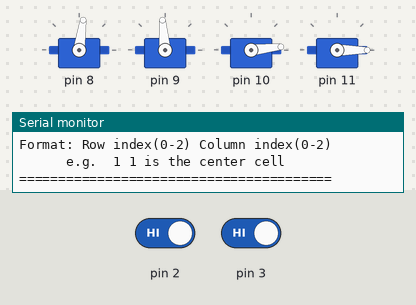
A sketch run on a simulated Arduino Uno, built with avr-gcc and run on an emulated ATmega328P. Parts: 4 × servo, the last lines printed to the serial monitor. The test bench sets the inputs (shaded band); at power-on: pin 2 HIGH, pin 3 HIGH.

Above: at 2.7 s.
2.8 s: pin 2 driven LOW and pin 3 driven LOW
At 11.0 s:
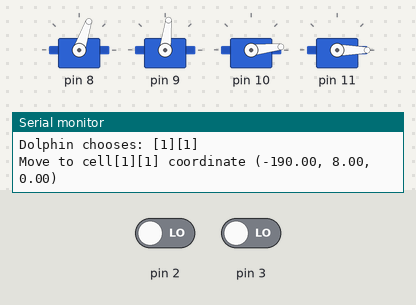
At 20.6 s:
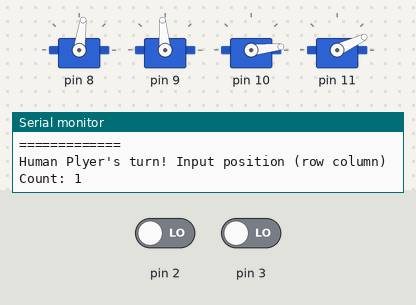
Timing chart, 0 to 20.8 s (numbered marks = the images above; inputs shaded):
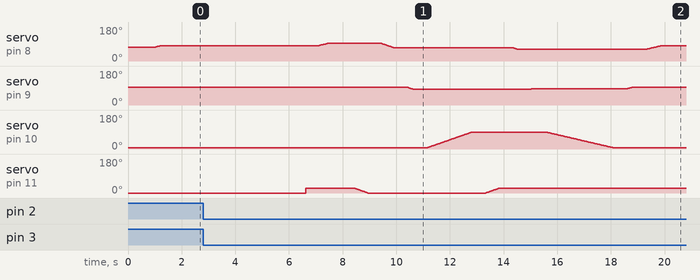

Measured:
- after the input at 2.8 s, servo on pin 10: rises from 6° to 90° in 1.7 s, then falls to 6° in 5.3 s

The sketch:

tic-tac-toe.ino
```cpp
#include <Servo.h>

// Parameters
struct BoardConfig {
    float centerX = -190.0;
    float centerY = 0.0; // Vertical
    float centerZ = 0.0;

    float homeX = -220.0;
    float homeY = -24.0;
    float homeZ = -140.0;

    float cellSpacing = 40.0; // Side length of cells

    float moveHeight = 20.0;
    float hoverHeight = -8.0;

    unsigned int dwellTime = 2000;
} boardConfig;

class SmartServo {
  private:
    Servo _servo;
    int _currentAngle;
    int _minAngle;
    int _maxAngle;
    int _pin;

  public:
    SmartServo(int minAngle = 0, int maxAngle = 180): _minAngle(minAngle), _maxAngle(maxAngle), _currentAngle(minAngle) {}

    void begin(int pin, int initialAngle = -1) {
      _pin = pin;
      _servo.attach(_pin);
      writeAngle(initialAngle < 0 ? _currentAngle : initialAngle);
    }

    void writeAngle(int angle) {
      _currentAngle = constrain(angle, _minAngle, _maxAngle);
      //_servo.write(_currentAngle);
      _servo.write(map(_currentAngle, 0, 180, 544, 2400));
    }

    void writeAngleSmooth(int targetAngle, int stepDelay = 20) {
      targetAngle = constrain(targetAngle, _minAngle, _maxAngle);
      int step = (targetAngle > _currentAngle) ? 1 : -1;

      while (_currentAngle != targetAngle) {
        _currentAngle += step;
        //_servo.write(_currentAngle);
        _servo.write(map(_currentAngle, 0, 180, 544, 2400));
        delay(stepDelay);
      }
    }

    void increment(int amount) {
      writeAngle(_currentAngle + amount);
    }

    int getLastAngle() {
      return _currentAngle;
    }
};

// Controls one joystick and one button
class controller {
  private:
    int _XPin, _YPin, _buttonPin;
  public:
    unsigned long startTime;
    bool state;
    controller(int XPin, int YPin, int buttonPin)
        : _XPin(XPin), _YPin(YPin), _buttonPin(buttonPin), startTime(0), state(false) {}

    void begin() {
      pinMode(_buttonPin, INPUT_PULLUP);
    }

    int getX() {
      return abs(512 - analogRead(_XPin)) < 40 ? 512 : analogRead(_XPin);
    }
    int getY() {
      return abs(512 - analogRead(_YPin)) < 40 ? 512 : analogRead(_YPin);
    }
    bool refresh() {
      state = (digitalRead(_buttonPin) == 0);
      return state;
    }
};

class TicTacToe {
private:
    char board[3][3];  // ' ' empty, 'X' Dolphin, 'O' Human

public:
    TicTacToe() {
        reset();
    }

    void reset() {
        for (int i = 0; i < 3; i++)
            for (int j = 0; j < 3; j++)
                board[i][j] = ' ';
    }

    void printBoard() {
        Serial.println("=============");
        for (int i = 0; i < 3; i++) {
            Serial.print("| ");
            for (int j = 0; j < 3; j++) {
                Serial.print(board[i][j]);
                Serial.print(" | ");
            }
            Serial.println();
            Serial.println("=============");
        }
    }

    bool makeMove(int row, int col, char player) {
        if (row < 0 || row > 2 || col < 0 || col > 2 || board[row][col] != ' ') {
            return false;
        }
        board[row][col] = player;
        return true;
    }

    bool isFull() {
        for (int i = 0; i < 3; i++)
            for (int j = 0; j < 3; j++)
                if (board[i][j] == ' ') return false;
        return true;
    }

    char checkWinner() {
        // Rows
        for (int i = 0; i < 3; i++) {
            if (board[i][0] != ' ' && board[i][0] == board[i][1] && board[i][1] == board[i][2])
                return board[i][0];
        }

        // Columns
        for (int j = 0; j < 3; j++) {
            if (board[0][j] != ' ' && board[0][j] == board[1][j] && board[1][j] == board[2][j])
                return board[0][j];
        }

        // Diagonals
        if (board[0][0] != ' ' && board[0][0] == board[1][1] && board[1][1] == board[2][2])
            return board[0][0];
        if (board[0][2] != ' ' && board[0][2] == board[1][1] && board[1][1] == board[2][0])
            return board[0][2];

        return ' ';
    }

    // Computer strategy
    void getBestMove(int &row, int &col) {
        // 1. Directly win
        for (int i = 0; i < 3; i++) {
            for (int j = 0; j < 3; j++) {
                if (board[i][j] == ' ') {
                    board[i][j] = 'X';
                    if (checkWinner() == 'X') {
                        board[i][j] = ' ';
                        row = i; col = j;
                        return;
                    }
                    board[i][j] = ' ';
                }
            }
        }

        // 2. Stop human from winning
        for (int i = 0; i < 3; i++) {
            for (int j = 0; j < 3; j++) {
                if (board[i][j] == ' ') {
                    board[i][j] = 'O';
                    if (checkWinner() == 'O') {
                        board[i][j] = ' ';
                        row = i; col = j;
                        return;
                    }
                    board[i][j] = ' ';
                }
            }
        }

        // 3. Center
        if (board[1][1] == ' ') {
            row = 1; col = 1;
            return;
        }

        // 4. Corners
        int corners[4][2] = {{0,0}, {0,2}, {2,0}, {2,2}};
        for (int i = 0; i < 4; i++) {
            if (board[corners[i][0]][corners[i][1]] == ' ') {
                row = corners[i][0]; col = corners[i][1];
                return;
            }
        }

        // 5. Sides
        int edges[4][2] = {{0,1}, {1,0}, {1,2}, {2,1}};
        for (int i = 0; i < 4; i++) {
            if (board[edges[i][0]][edges[i][1]] == ' ') {
                row = edges[i][0]; col = edges[i][1];
                return;
            }
        }

        // 6. Arbitrary move
        for (int i = 0; i < 3; i++) {
            for (int j = 0; j < 3; j++) {
                if (board[i][j] == ' ') {
                    row = i; col = j;
                    return;
                }
            }
        }
    }
};

class ArmController {
private:
    SmartServo &left, &right, &horizontal, &claw;

public:
    ArmController(SmartServo &l, SmartServo &r, SmartServo &h, SmartServo &c)
        : left(l), right(r), horizontal(h), claw(c) {}

    // Kinematics (From Feishu document)
    float angle_horizontal;
    float angle_left;
    float angle_right;

    float square(float n) {
        return n * n;
    }

    float sgn(float num) {
        if (num > 0) return 1.0;
        else if (num < 0) return -1.0;
        else return 0.0;
    }

    void inverseOperation(float x, float y, float z) {
        angle_horizontal = -degrees(atan(z / x)) * (72.0 / 28.0) + 90.0;

        float temp1 = degrees(atan((y - 65.5) / (-sgn(x) * sqrt(x * x + z * z) - 7.0 - 60.0)));
        float temp2 = degrees(acos((135.0 * 135.0 + square(-sgn(x) * sqrt(x * x + z * z) - 7.0 - 60.0) + square(y - 65.5) - 145.0 * 145.0) / (2.0 * 135.0 * sqrt(square(-sgn(x) * sqrt(x * x + z * z) - 7.0 - 60.0) + square(y - 65.5)))));
        angle_left = 180.0 - 69.0 - temp2 - temp1;

        float temp3 = degrees(acos((145.0 * 145.0 + 135.0 * 135.0 - square(-sgn(x) * sqrt(x * x + z * z) - 67.0) - square(y - 65.5)) / (2.0 * 145.0 * 135.0)));
        angle_right = 180.0 - (83.5 + (180.0 - 69.0 - temp2 - temp1) - temp3);
    }

    // Move to designated coordinates
    void moveTo(float x, float y, float z, int stepDelay = 20) {
        inverseOperation(x, y, z);

        left.writeAngleSmooth(constrain(angle_left, 0, 170), stepDelay);
        delay(500);
        right.writeAngleSmooth(constrain(angle_right, 0, 95), stepDelay);
        delay(500);
        horizontal.writeAngleSmooth(constrain(angle_horizontal, 0, 180), stepDelay);
    }

    // Move to designated cell
    void moveToCell(int row, int col, float height) {
        float x = boardConfig.centerX + (1 - row) * boardConfig.cellSpacing * 1.1;
        float y = boardConfig.centerY - height;
        float z = boardConfig.centerZ - (1 - col) * boardConfig.cellSpacing;

        Serial.print("Move to cell[");
        Serial.print(row);
        Serial.print("][");
        Serial.print(col);
        Serial.print("] coordinate (");
        Serial.print(x);
        Serial.print(", ");
        Serial.print(y);
        Serial.print(", ");
        Serial.print(z);
        Serial.println(")");

        moveTo(x, y, z);
    }

    void performMove(int row, int col) {
        // 在起点夹取棋子
        claw.writeAngle(25);
        delay(500);
        moveTo(boardConfig.homeX, boardConfig.homeY, boardConfig.homeZ, 30);
        claw.writeAngleSmooth(0);
        delay(500);

        // 移动到悬停位置
        moveToCell(row, col, boardConfig.hoverHeight);
        delay(500);

        // 在棋盘高度落子
        // moveToCell(row, col, boardConfig.moveHeight);
        // delay(500);
        claw.writeAngleSmooth(25);
        delay(500);

        // 抬起
        moveToCell(row, col, boardConfig.hoverHeight - 15);
        moveBack(boardConfig.homeX, boardConfig.homeY + 30, boardConfig.homeZ, 30);
    }

    void moveBack(float x, float y, float z, int stepDelay = 20) {
        inverseOperation(x, y, z);

        horizontal.writeAngleSmooth(constrain(angle_horizontal, 0, 180), stepDelay);
        delay(500);
        right.writeAngleSmooth(constrain(angle_right, 0, 95), stepDelay);
        delay(500);
        left.writeAngleSmooth(constrain(angle_left, 0, 170), stepDelay);
    }
};

SmartServo left(0, 170), right(0, 95), horizontal(0, 180), claw(0, 25);
controller joystick1(A0, A1, 2), joystick2(A2, A3, 3);
ArmController arm(left, right, horizontal, claw);
TicTacToe game;

enum GameState {
    IDLE,
    GAME_RUNNING,
    GAME_OVER
};
GameState currentState = IDLE;

void setup() {
    Serial.begin(9600);

    left.begin(8, 73);
    right.begin(9, 111);
    horizontal.begin(10, 6);
    claw.begin(11, 0);

    joystick1.begin();
    joystick2.begin();

    arm.moveBack(boardConfig.homeX, boardConfig.homeY + 30, boardConfig.homeZ, 30);;

    Serial.println("========================================");
    Serial.println("        Dolphin Tic-Tac-Toe Game        ");
    Serial.println("========================================");
    Serial.println(" Long press 2 buttons together to start ");
    Serial.println(" Long press 2 buttons to force end game ");
    Serial.println(" Human player inputs via serial monitor ");
    Serial.println("Format: Row index(0-2) Column index(0-2)");
    Serial.println("      e.g.  1 1 is the center cell      ");
    Serial.println("========================================");
}

void loop() {
    static const int gestureDuration = 1500;
    static const int syncWindow = 200;
    static bool gestureRecognized = false;
    static unsigned long now = 0;

    now = millis();

    // if (currentState != GAME_RUNNING) {
    //     left.increment(map(joystick1.getX(), 0, 1023, -4, 4));
    //     right.increment(map(joystick1.getY(), 0, 1023, -4, 4));
    //     horizontal.increment(map(joystick2.getX(), 0, 1023, -4, 4));
    //     claw.increment(map(joystick2.getY(), 0, 1023, -8, 8));
    // }

    if (joystick1.refresh() && joystick1.startTime <= 0) {
        joystick1.startTime = now;
    } else if (!joystick1.state) {
        joystick1.startTime = 0;
    }
    if (joystick2.refresh() && joystick2.startTime <= 0) {
        joystick2.startTime = now;
    } else if (!joystick2.state) {
        joystick2.startTime = 0;
    }

    if (!joystick1.state && !joystick2.state) {
        gestureRecognized = false;
    }

    if (!gestureRecognized) {
        now = millis();
        if (joystick1.state && joystick2.state &&
            (now - joystick1.startTime >= gestureDuration) &&
            (now - joystick2.startTime >= gestureDuration)) {
            gestureRecognized = true;

            if (currentState != GAME_RUNNING) {
                Serial.println("\n========================================");
                Serial.println("              Game starts!              ");
                Serial.println("========================================");
                startGame();
            } /*else if (currentState == GAME_RUNNING) {
                Serial.println("\n========================================");
                Serial.println("           Game force ended !           ");
                Serial.println("========================================");
                endGame();
            }*/
        }
    }

    // if (currentState == GAME_RUNNING) {
    //     processHumanInput();
    // }

    delay(100);
}

void startGame() {
    currentState = GAME_RUNNING;
    game.reset();

    Serial.println("\nNew game! Dolphin goes first (X), human (O)");
    game.printBoard();

    // Dolphin's first move (in the center)
    delay(1000);
    makeArmMove();
}

void endGame() {
    currentState = GAME_OVER;
    arm.moveBack(boardConfig.homeX, boardConfig.homeY + 30, boardConfig.homeZ, 30);;
    Serial.println("\nGame ended!");
    delay(2000);
    Serial.println("\nLong press two buttons to start a new game!");
}

void makeArmMove() {
    int row, col;
    game.getBestMove(row, col);

    Serial.println("\nDolphin thinking...");
    delay(1000); // Pretend to be thinking

    Serial.print("Dolphin chooses: [");
    Serial.print(row);
    Serial.print("][");
    Serial.print(col);
    Serial.println("]");

    arm.performMove(row, col);

    // Refreshes board
    game.makeMove(row, col, 'X');
    game.printBoard();

    // Check if there is winner
    char winner = game.checkWinner();
    if (winner == 'X') {
        Serial.println("\n========================================");
        Serial.println("Dolphin won!");
        Serial.println("========================================");
        currentState = GAME_OVER;
        delay(2000);
        Serial.println("\nLong press two buttons to start a new game!");
    } else if (game.isFull()) {
        Serial.println("\n========================================");
        Serial.println("Draw!");
        Serial.println("========================================");
        currentState = GAME_OVER;
        delay(2000);
        Serial.println("\nLong press two buttons to start a new game!");
    } else {
        while (Serial.available()) {
            Serial.read();
        }
        Serial.println("\nHuman Plyer's turn! Input position (row column)");
        while (!processHumanInput()) {
            delay(200);
        }
    }
}

bool processHumanInput() {
    static int pressCount = 0;
    static bool button2Pressed = false, lastButton1State = false;
    int row = -1, col = -1;
    bool receivedInput = false;

    if (Serial.available() > 0) { // Input from Serial
        receivedInput = true;
        String input = Serial.readStringUntil('\n');
        if (input.startsWith("exit")) {
            endGame();
            pressCount = 0;
            return true;
        }
        input.trim();

        if (sscanf(input.c_str(), "%d %d", &row, &col) != 2) {
            Serial.println("Invalid format! Input row-num col-num");
            Serial.println("");
            return false;
        } else if (row < 0 || row > 2 || col < 0 || col > 2)  {
            Serial.println("Invalid input! Row/Column must be 0-2");
            return false;
        }
    } else if (abs(512 - joystick1.getX()) > 400 || abs(512 - joystick1.getY()) > 400) { // Input by button
        receivedInput = true;
        if (pressCount > 8) {
            Serial.println("Invalid input! Press 0~8 times");
            pressCount = 0;
            return false;
        }
        row = pressCount / 3;
        col = pressCount % 3;
        pressCount = 0;
    } else {
        bool currentButton1State = joystick1.refresh();
        if (currentButton1State && !lastButton1State) {
            pressCount++;
            Serial.print("Count: ");
            Serial.print(pressCount);
            delay(50);
        }
        lastButton1State = currentButton1State;
    }

    if (receivedInput && game.makeMove(row, col, 'O')) {
        Serial.print("Human player makes the move: [");
        Serial.print(row);
        Serial.print("][");
        Serial.print(col);
        Serial.println("]");
        game.printBoard();
        pressCount = 0;

        // Check if there is winner
        if (game.checkWinner() == 'O') {
            Serial.println("\n========================================");
            Serial.println("Human won!");
            Serial.println("========================================");
            currentState = GAME_OVER;
            delay(2000);
            Serial.println("\nLong press two buttons to start a new game!");
        } else if (game.isFull()) {
            Serial.println("\n========================================");
            Serial.println("Draw!");
            Serial.println("========================================");
            currentState = GAME_OVER;
            delay(2000);
            Serial.println("\nLong press two buttons to start a new game!");
        } else {
            // Dolphin's turn
            delay(1000);
            makeArmMove();
        }
        return true;
    } else if (receivedInput) {
        Serial.println("Occupied! Choose another position");
        return false;
    }
}
```
